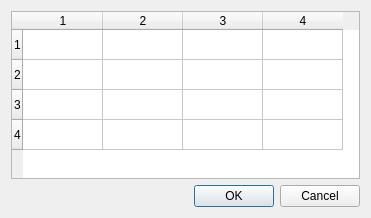
<?xml version="1.0" encoding="UTF-8"?>
<ui version="4.0">
 <class>QTUIMatrixDialog</class>
 <widget class="QDialog" name="QTUIMatrixDialog">
  <property name="geometry">
   <rect>
    <x>0</x>
    <y>0</y>
    <width>371</width>
    <height>218</height>
   </rect>
  </property>
  <property name="windowTitle">
   <string>Dialog</string>
  </property>
  <layout class="QVBoxLayout" name="verticalLayout">
   <item>
    <widget class="QTableWidget" name="matrix">
     <property name="sizePolicy">
      <sizepolicy hsizetype="Expanding" vsizetype="Expanding">
       <horstretch>0</horstretch>
       <verstretch>0</verstretch>
      </sizepolicy>
     </property>
     <property name="verticalScrollBarPolicy">
      <enum>Qt::ScrollBarAlwaysOff</enum>
     </property>
     <property name="horizontalScrollBarPolicy">
      <enum>Qt::ScrollBarAlwaysOff</enum>
     </property>
     <property name="wordWrap">
      <bool>false</bool>
     </property>
     <property name="cornerButtonEnabled">
      <bool>false</bool>
     </property>
     <property name="rowCount">
      <number>4</number>
     </property>
     <property name="columnCount">
      <number>4</number>
     </property>
     <attribute name="horizontalHeaderDefaultSectionSize">
      <number>80</number>
     </attribute>
     <attribute name="horizontalHeaderDefaultSectionSize">
      <number>80</number>
     </attribute>
     <row/>
     <row/>
     <row/>
     <row/>
     <column/>
     <column/>
     <column/>
     <column/>
    </widget>
   </item>
   <item>
    <widget class="QDialogButtonBox" name="buttonBox">
     <property name="orientation">
      <enum>Qt::Horizontal</enum>
     </property>
     <property name="standardButtons">
      <set>QDialogButtonBox::Cancel|QDialogButtonBox::Ok</set>
     </property>
    </widget>
   </item>
  </layout>
 </widget>
 <resources/>
 <connections>
  <connection>
   <sender>buttonBox</sender>
   <signal>accepted()</signal>
   <receiver>QTUIMatrixDialog</receiver>
   <slot>accept()</slot>
   <hints>
    <hint type="sourcelabel">
     <x>248</x>
     <y>254</y>
    </hint>
    <hint type="destinationlabel">
     <x>157</x>
     <y>274</y>
    </hint>
   </hints>
  </connection>
  <connection>
   <sender>buttonBox</sender>
   <signal>rejected()</signal>
   <receiver>QTUIMatrixDialog</receiver>
   <slot>reject()</slot>
   <hints>
    <hint type="sourcelabel">
     <x>316</x>
     <y>260</y>
    </hint>
    <hint type="destinationlabel">
     <x>286</x>
     <y>274</y>
    </hint>
   </hints>
  </connection>
 </connections>
</ui>
